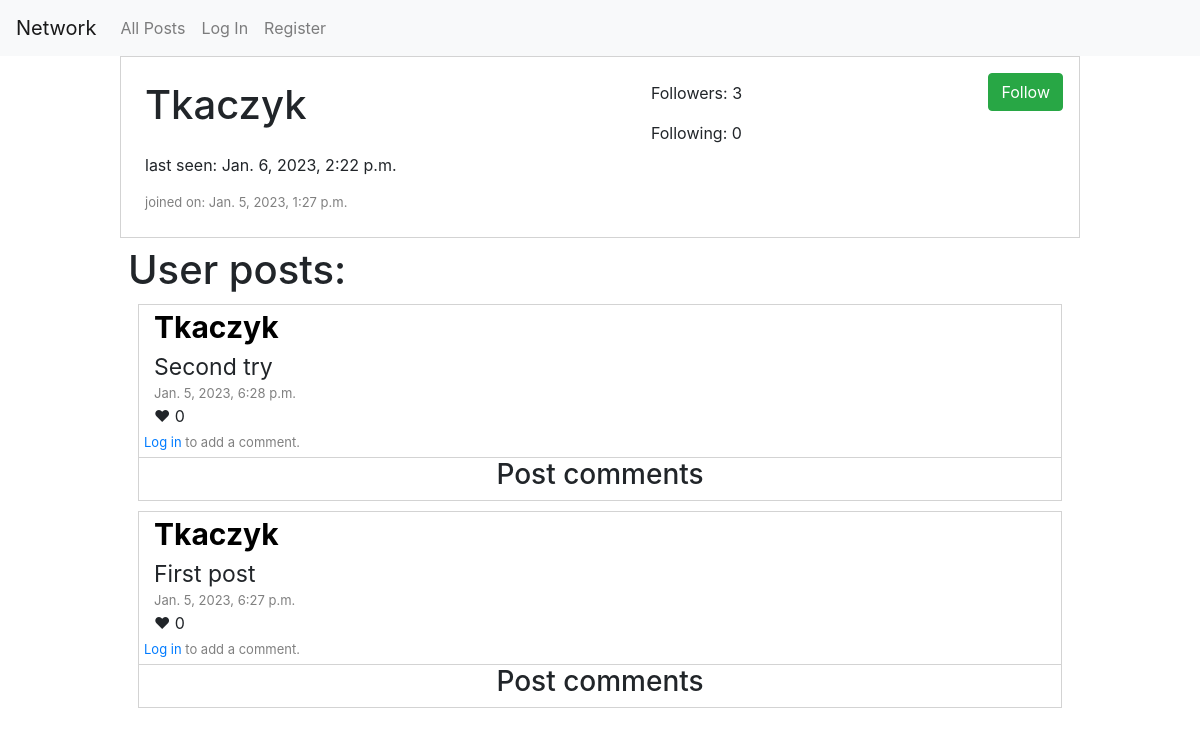
The page /profil/Tkaczyk on the database as committed earlier.
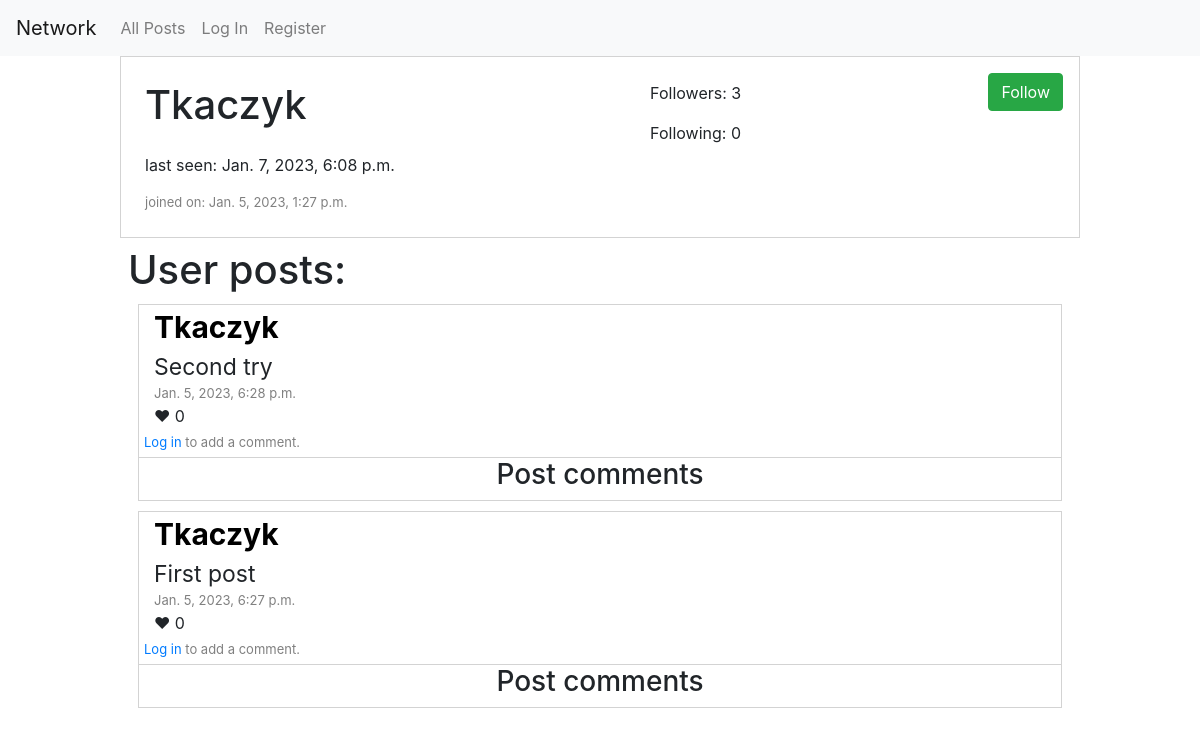
The same page on the database as committed later.
### network/models.py (models this page shows)
class User(AbstractUser):
    followers = models.ManyToManyField("self", blank=True, related_name="followers")
    following = models.ManyToManyField("self", blank=True, related_name="following")

### network/views.py (the view)
# urls.py: path("profil/<str:username>", views.profil, name="profil"),
def profil(request, username):
    try:
        user = User.objects.get(username=username)
    except ObjectDoesNotExist:
        message = "stop playing with links"
        return render(request, "network/profil.html", {
            "message": message
        })
    followers = user.followers.all()
    posts = Post.objects.filter(owner=user).order_by('-timestamp')
    paginator = Paginator(posts, 10)
    comments = Comments.objects.all().order_by('-timestamp')
    page_number = request.GET.get('page')
    page_obj = paginator.get_page(page_number)
    return render(request, "network/profil.html", {
        "user_data": user,
        "followers": followers,
        "posts": page_obj,
        "number": paginator.num_pages,
        "site": "profil",
        "comments": comments
    })

### network/templates/network/profil.html (shortened to what the changed rows need)
{% extends "network/layout.html" %}
{% block body %}
      {% if not message %}
            <div class="d-flex align-items-center flex-column">
                  <div class="p-2 d-flex" id="new_post_container">
                        <div class="p-2 d-flex flex-column">
                              <div class="p-2">
                                    <h1>{{ user_data.username }}</h1>
                              </div>
                              <div class="p-2">
                                    last seen: {{ user_data.last_login }}
                              </div>
                              <div class="p-2" id="post_timestamp">
                                    joined on: {{ user_data.date_joined }}
                              </div>
                        </div>
                        <div class="p-2 d-flex flex-column ml-auto">
                              <div class="p-2">
                                    Followers: {{ user_data.followers.count }}
                              </div>
                              <div class="p-2">
                                    Following: {{ user_data.following.count }}
                              </div>
                        </div>
                        <div class="p-2 ml-auto">
                              {% if not user_data == user %}
                                    {% if user in followers %}
                                          <form method="POST" action="{% url 'follow' username=user_data.username %}">
                                                {% csrf_token %}
                                                <button type="submit" class="btn btn-danger">Unfollow</button>
                                          </form>
                                    {% else %}
                                          <form method="POST" action="{% url 'follow' username=user_data.username %}">
                                                <button type="submit" class="btn btn-success">Follow</button>
                                          </form>
                                    {% endif %}
                              {% endif %}
                        </div>
                  </div>
                  <div class="d-flex flex-column" id="posts_container">
                  <div class="p-2">
                        <h1>User posts:</h1>
                        {% if posts %}
                              {% for post in posts %}
                                    <div class="post">
                                          <div id="post_author">
                                                <a href="{% url 'profil' username=post.owner %}" style="color: black;"><strong>{{ post.owner }}</strong></a>
                                          </div>
                                          <div id="post_content">
                                                <div class="post_content_view" id="post_content_view_post{{ post.id }}">
                                                    {{ post.content }}
                                                </div>
                                          </div>
                                          <div id="post_timestamp">
                                                {{ post.timestamp }}
                                          </div>
                                          {% if user.is_authenticated %}
                                                <div class="d-flex" id="post{{ post.id }}_likes">
                                                      {% if user in post.likes.all %}
                                                      <div class="liked" id="{{ post.id }}"></div>
                                                      {% else %}
                                                      <div class="not_liked" id="{{ post.id }}"></div>
                                                      {% endif %}
                                                      {{ post.likes.count }}
                                                </div>
                                                <form method="POST" class="form-inline" action="{% url 'comment' post_id=post.id%}">
                                                      {% csrf_token %}
                                                      <input hidden name="site_name" value="{{ site }}">
                                                      <input required type="text" class="form-control" name="comment_content" placeholder="Add a comment..." style="width: 30%; margin: 10px;">
                                                      <button type="submit" class="btn btn-secondary">Comment</button>
                                                </form>
                                          {% else %}
                                                <div class="d-flex" id="post{{ post.id }}_likes">
                                                      ♥ {{ post.likes.count }}
                                                </div>
                                                <div id="post_timestamp" style="margin: 5px;">
                                                      <a href="{% url 'login' %}">Log in</a> to add a comment.
                                                </div>
                                          {% endif %}
                                          <div class="comments" style="margin: 0;">
                                                <span style="text-align: center;">
                                                   <h3>Post comments</h3>
                                                </span>
                                          </div>
                                    </div>
                              {% endfor %}
                        {% else %}
                              <h5>User has no posts yet.</h5>
                        {% endif %}
                  </div>
            </div>
      {% else %}
            <h1>{{ message }}</h1>
      {% endif %}
{% endblock %}

Rows that differ between the two databases and show on the page:
changed User "Tkaczyk": last_login "Jan. 6, 2023, 2:22 p.m." → "Jan. 7, 2023, 6:08 p.m."
